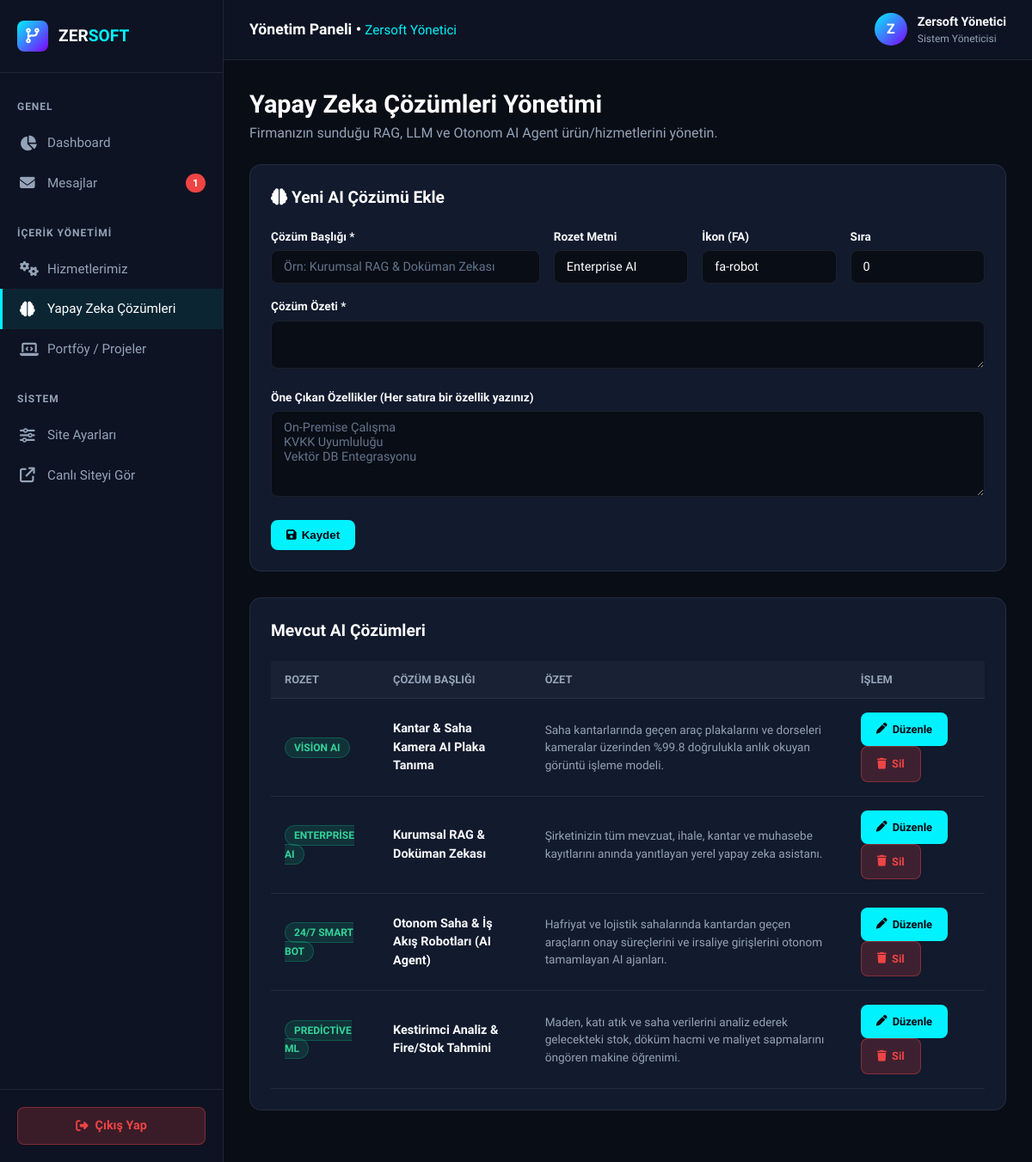
The app's page /admin/ai-solutions.php (signed in), older data.
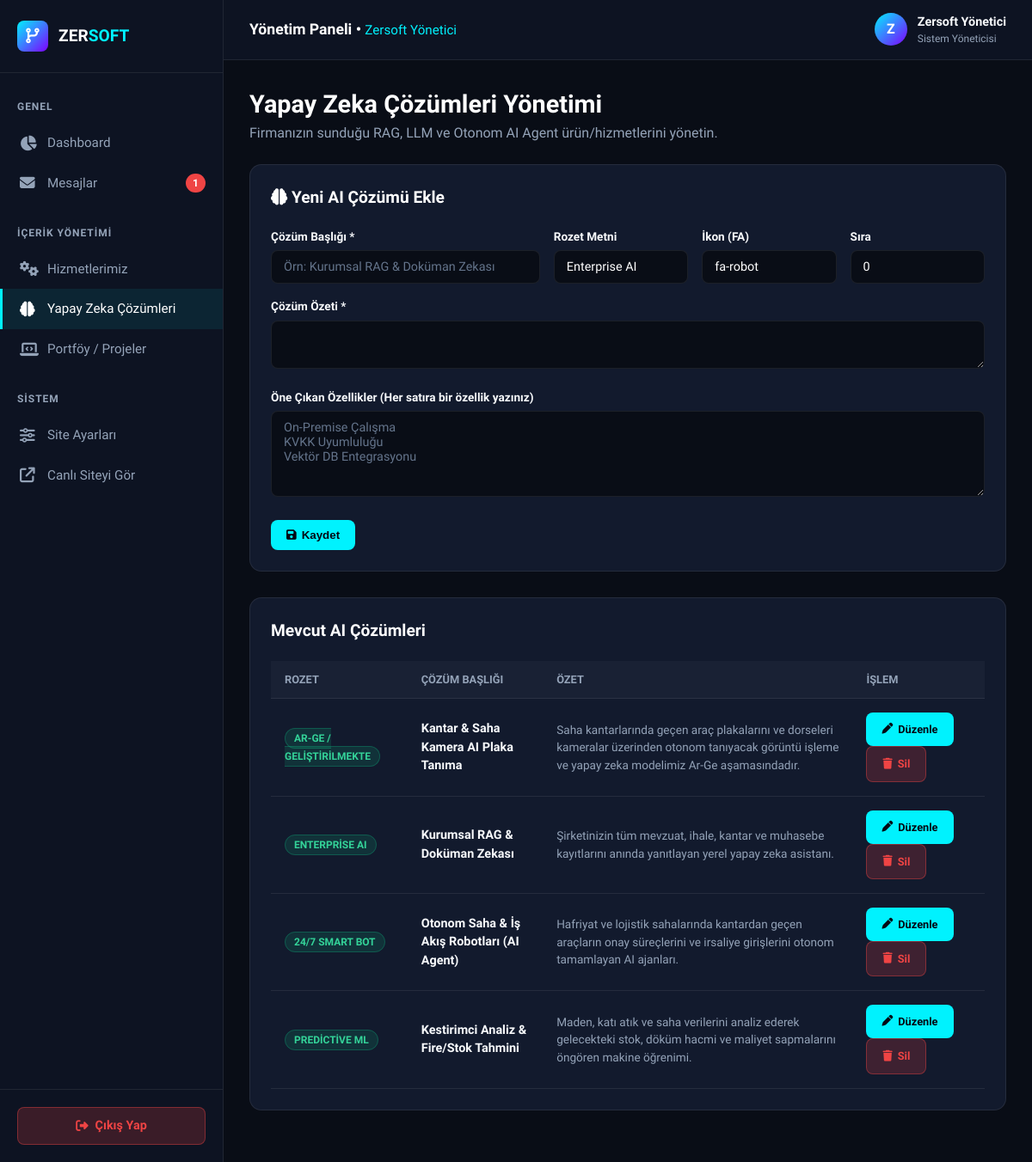
The same page, newer data.
### tables this page shows
CREATE TABLE IF NOT EXISTS `ai_solutions` (
  `id` INT AUTO_INCREMENT PRIMARY KEY,
  `title` VARCHAR(150) NOT NULL,
  `badge_text` VARCHAR(50) DEFAULT 'AI Powered',
  `summary` TEXT NOT NULL,
  `features_json` TEXT NOT NULL,
  `icon` VARCHAR(50) DEFAULT 'fa-microchip',
  `sort_order` INT DEFAULT 0,
  `created_at` DATETIME DEFAULT CURRENT_TIMESTAMP
);

### includes/functions.php (called while the page is built, shortened)
<?php
require_once __DIR__ . '/../config/database.php';
function sanitize($data) {
    return htmlspecialchars(trim((string)$data), ENT_QUOTES, 'UTF-8');
}
function generateCSRFToken() {
    return $_SESSION['csrf_token'];
}
function getAISolutions($limit = null) {
    global $db;
    try {
        $sql = "SELECT * FROM ai_solutions ORDER BY sort_order ASC, id ASC";
        $stmt = $db->query($sql);
        return $stmt->fetchAll();
    } catch (Exception $e) {
        return [];
    }
}
function getUnreadMessagesCount() {
    global $db;
    try {
        $stmt = $db->query("SELECT COUNT(*) as cnt FROM messages WHERE status = 'unread'");
        $row = $stmt->fetch();
        return $row ? (int)$row['cnt'] : 0;
    } catch (Exception $e) {
        return 0;
    }
}

### admin/ai-solutions.php (the view, shortened to what this page needs)
<?php
require_once __DIR__ . '/header.php';
$editItem = null;
$aiSolutions = getAISolutions();
?>
<div style="margin-bottom: 24px;">
  <h1 style="font-size: 1.8rem; font-weight: 800; color: #fff;">Yapay Zeka Çözümleri Yönetimi</h1>
  <p style="color: var(--admin-text-muted);">Firmanızın sunduğu RAG, LLM ve Otonom AI Agent ürün/hizmetlerini yönetin.</p>
</div>
<div class="card-panel">
  <div class="panel-title" style="margin-bottom: 20px;">
    <i class="fa-solid fa-brain text-gradient"></i> <?php echo $editItem ? 'AI Çözümünü Düzenle' : 'Yeni AI Çözümü Ekle'; ?>
  </div>
  <form action="ai-solutions.php" method="POST">
    <div style="display: grid; grid-template-columns: 2fr 1fr 1fr 1fr; gap: 16px; margin-bottom: 16px;">
      <div>
        <label style="display: block; font-size: 0.85rem; font-weight: 600; margin-bottom: 6px;">Çözüm Başlığı *</label>
        <input type="text" name="title" class="form-control" style="background: #090d16; color: #ffffff;" value="<?php echo sanitize($editItem['title'] ?? ''); ?>" placeholder="Örn: Kurumsal RAG & Doküman Zekası" required>
      </div>
      <div>
        <label style="display: block; font-size: 0.85rem; font-weight: 600; margin-bottom: 6px;">Rozet Metni</label>
        <input type="text" name="badge_text" class="form-control" style="background: #090d16; color: #ffffff;" value="<?php echo sanitize($editItem['badge_text'] ?? 'Enterprise AI'); ?>" placeholder="Enterprise AI">
      </div>
      <div>
        <label style="display: block; font-size: 0.85rem; font-weight: 600; margin-bottom: 6px;">İkon (FA)</label>
        <input type="text" name="icon" class="form-control" style="background: #090d16; color: #ffffff;" value="<?php echo sanitize($editItem['icon'] ?? 'fa-robot'); ?>" placeholder="fa-robot">
      </div>
      <div>
        <label style="display: block; font-size: 0.85rem; font-weight: 600; margin-bottom: 6px;">Sıra</label>
        <input type="number" name="sort_order" class="form-control" style="background: #090d16; color: #ffffff;" value="<?php echo sanitize($editItem['sort_order'] ?? 0); ?>">
      </div>
    </div>
    <div style="margin-bottom: 16px;">
      <label style="display: block; font-size: 0.85rem; font-weight: 600; margin-bottom: 6px;">Çözüm Özeti *</label>
      <textarea name="summary" class="form-control" style="background: #090d16; color: #ffffff;" required><?php echo sanitize($editItem['summary'] ?? ''); ?></textarea>
    </div>
    <div style="margin-bottom: 20px;">
      <label style="display: block; font-size: 0.85rem; font-weight: 600; margin-bottom: 6px;">Öne Çıkan Özellikler (Her satıra bir özellik yazınız)</label>
      <textarea name="features" class="form-control" style="background: #090d16; color: #ffffff; min-height: 100px;" placeholder="On-Premise Çalışma&#10;KVKK Uyumluluğu&#10;Vektör DB Entegrasyonu"><?php echo sanitize($featuresStr); ?></textarea>
    </div>
    <button type="submit" class="btn-admin-primary">
      <i class="fa-solid fa-floppy-disk"></i> <?php echo $editItem ? 'Güncelle' : 'Kaydet'; ?>
    </button>
  </form>
</div>
<div class="card-panel">
  <div class="panel-title" style="margin-bottom: 20px;">Mevcut AI Çözümleri</div>
  <table class="admin-table">
    <thead>
      <tr>
        <th>Rozet</th>
        <th>Çözüm Başlığı</th>
        <th>Özet</th>
        <th>İşlem</th>
      </tr>
    </thead>
    <tbody>
      <?php foreach ($aiSolutions as $ai): ?>
        <tr>
          <td><span class="status-badge badge-read"><?php echo sanitize($ai['badge_text']); ?></span></td>
          <td><strong><?php echo sanitize($ai['title']); ?></strong></td>
          <td style="color: var(--admin-text-muted); font-size: 0.85rem;"><?php echo sanitize($ai['summary']); ?></td>
          <td>
            <a href="ai-solutions.php?edit=<?php echo $ai['id']; ?>" class="btn-admin-primary btn-sm"><i class="fa-solid fa-pen"></i> Düzenle</a>
            <a href="ai-solutions.php?action=delete&id=<?php echo $ai['id']; ?>&csrf=<?php echo generateCSRFToken(); ?>" onclick="return confirm('Silmek istiyor musunuz?');" class="btn-admin-primary btn-sm btn-danger"><i class="fa-solid fa-trash"></i> Sil</a>
          </td>
        </tr>
      <?php endforeach; ?>
    </tbody>
  </table>
</div>
</main>
</body>
</html>

### admin/header.php (shortened to what this page needs)
<?php
require_once __DIR__ . '/../includes/functions.php';
$unreadMessagesCount = getUnreadMessagesCount();
$adminPage = basename($_SERVER['PHP_SELF'], '.php');
?>
<!DOCTYPE html>
<html lang="tr">
<head>
  <link rel="stylesheet" href="https://cdnjs.cloudflare.com/ajax/libs/font-awesome/6.5.1/css/all.min.css">
  <link rel="stylesheet" href="../assets/css/admin.css">
</head>
<body>
  <aside class="admin-sidebar">
    <div class="sidebar-header">
      <div class="sidebar-logo-icon">
        <i class="fa-solid fa-code-branch"></i>
      </div>
      <div class="sidebar-title">ZER<span style="color: var(--admin-accent);">SOFT</span></div>
    </div>
    <nav class="sidebar-nav">
      <div class="nav-section-title">Genel</div>
      <a href="index.php" class="admin-nav-item <?php echo $adminPage === 'index' ? 'active' : ''; ?>">
        <i class="fa-solid fa-chart-pie"></i>
        <span>Dashboard</span>
      </a>
      <a href="messages.php" class="admin-nav-item <?php echo $adminPage === 'messages' ? 'active' : ''; ?>">
        <i class="fa-solid fa-envelope"></i>
        <span>Mesajlar</span>
        <?php if ($unreadMessagesCount > 0): ?>
          <span class="badge-count"><?php echo $unreadMessagesCount; ?></span>
        <?php endif; ?>
      </a>
      <div class="nav-section-title" style="margin-top: 15px;">İçerik Yönetimi</div>
      <a href="services.php" class="admin-nav-item <?php echo $adminPage === 'services' ? 'active' : ''; ?>">
        <i class="fa-solid fa-gears"></i>
        <span>Hizmetlerimiz</span>
      </a>
      <a href="ai-solutions.php" class="admin-nav-item <?php echo $adminPage === 'ai-solutions' ? 'active' : ''; ?>">
        <i class="fa-solid fa-brain"></i>
        <span>Yapay Zeka Çözümleri</span>
      </a>
      <a href="projects.php" class="admin-nav-item <?php echo $adminPage === 'projects' ? 'active' : ''; ?>">
        <i class="fa-solid fa-laptop-code"></i>
        <span>Portföy / Projeler</span>
      </a>
      <div class="nav-section-title" style="margin-top: 15px;">Sistem</div>
      <a href="settings.php" class="admin-nav-item <?php echo $adminPage === 'settings' ? 'active' : ''; ?>">
        <i class="fa-solid fa-sliders"></i>
        <span>Site Ayarları</span>
      </a>
      <a href="../index.php" target="_blank" class="admin-nav-item">
        <i class="fa-solid fa-arrow-up-right-from-square"></i>
        <span>Canlı Siteyi Gör</span>
      </a>
    </nav>
    <div class="sidebar-footer">
      <a href="logout.php" class="btn-danger" style="display: flex; align-items: center; justify-content: center; gap: 8px; padding: 10px; border-radius: 8px; font-weight: 600; font-size: 0.9rem;">
        <i class="fa-solid fa-right-from-bracket"></i> Çıkış Yap
      </a>
    </div>
  </aside>
  <main class="admin-main">
    <header class="admin-topbar">
      <div style="font-weight: 700; font-size: 1.1rem; color: #fff;">
        Yönetim Paneli &bull; <span style="color: var(--admin-accent); font-weight: 500; font-size: 0.95rem;"><?php echo sanitize($_SESSION['admin_user_name'] ?? 'Yönetici'); ?></span>
      </div>
      <div class="user-profile">
        <div class="avatar">
          <?php echo strtoupper(substr($_SESSION['admin_user_name'] ?? 'A', 0, 1)); ?>
        </div>
        <div>
          <div style="font-weight: 600; font-size: 0.9rem;"><?php echo sanitize($_SESSION['admin_user_name'] ?? 'Yönetici'); ?></div>
          <div style="font-size: 0.75rem; color: var(--admin-text-muted);">Sistem Yöneticisi</div>
        </div>
      </div>
    </header>
    <div class="admin-content">

Row changes from the older to the newer data that the page shows:
changed ai_solutions "Kantar & Saha Kamera AI Plaka Tanıma": badge_text "VISION AI" → "AR-GE / GELIŞTIRILMEKTE"; summary "Saha kantarlarında geçen araç plakalarını ve dorseleri kameralar üzerinden %99.8 doğrulukla anlık okuyan görüntü işleme modeli." → "Saha kantarlarında geçen araç plakalarını ve dorseleri kameralar üzerinden otonom tanıyacak görüntü işleme ve yapay zeka modelimiz Ar-Ge aşamasındadır."
